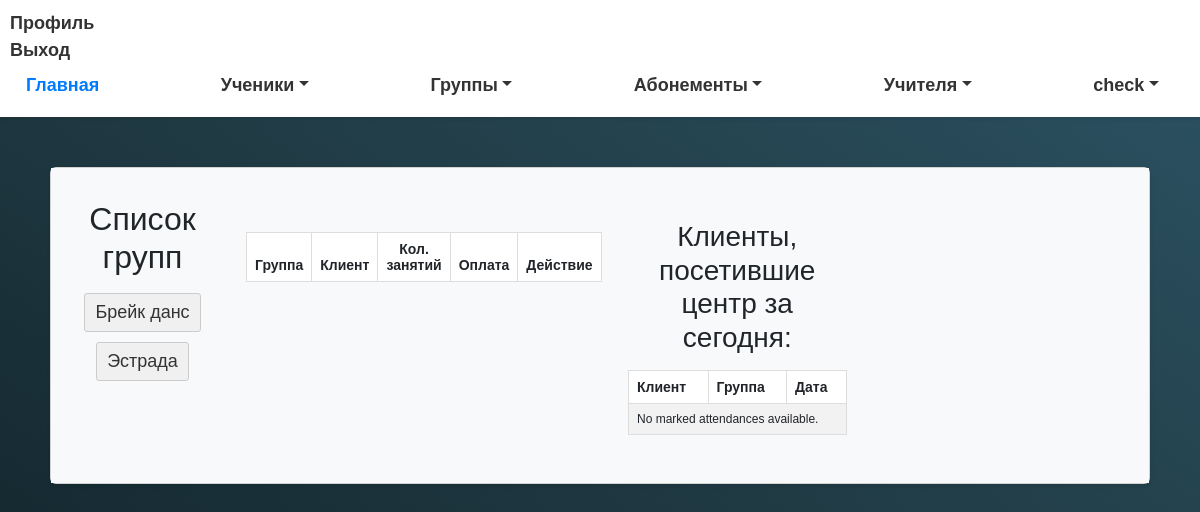
Before: / (signed in) with the older database file.
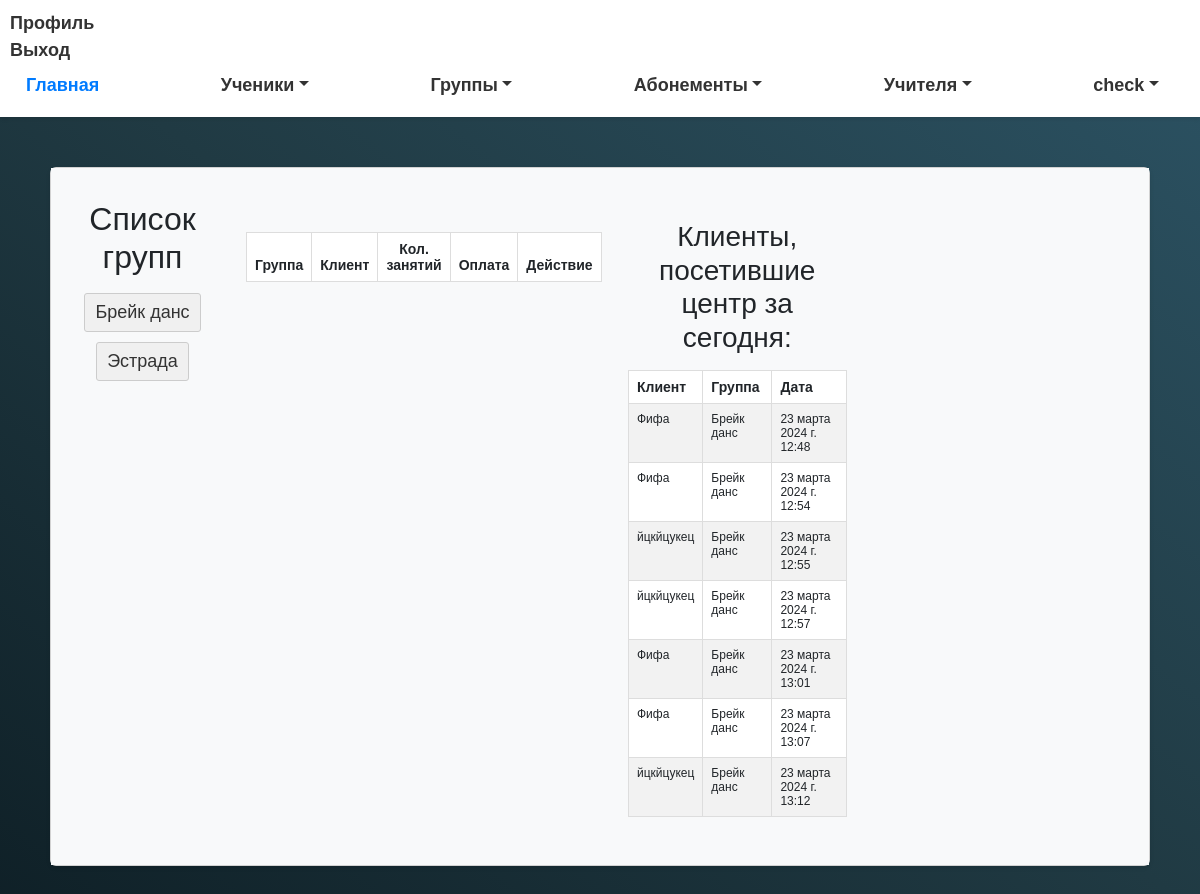
After: the same page with the newer database file.
### myapp/models.py (models this page shows, shortened)
class Group(models.Model):
    name = models.CharField(max_length=255)
    coach = models.ForeignKey('Coach', on_delete=models.CASCADE)
    description = models.TextField()
    students = models.ManyToManyField(Client, related_name='group_students')

class MarkedAttendance(models.Model):
    user = models.ForeignKey(Subscription, on_delete=models.CASCADE, related_name='marked_attendance')  # Связь с пользователем, которого отметили
    timestamp = models.DateTimeField(auto_now_add=True)  # Время отметки
    group = models.CharField(max_length=100)  # Группа, к которой относится пользователь

class Subscription(models.Model):
    group = models.ForeignKey(Group, on_delete=models.CASCADE)
    client = models.ForeignKey(Client, on_delete=models.CASCADE)
    coach = models.ForeignKey(Coach, on_delete=models.CASCADE)
    lessons_count = models.IntegerField()
    attendance = models.BooleanField(default=False)
    price = models.DecimalField(max_digits=10, decimal_places=2)  # Добавляем поле для стоимости абонемента
    comment = models.TextField(blank=True, null=True)
    button_highlighted = models.BooleanField(default=False)
    date = models.DateTimeField(default=timezone.now)  # Добавляем поле для даты создания

class Client(models.Model):
    full_name = models.CharField(max_length=255)
    birth_date = models.DateField()
    phone_number = models.CharField(max_length=20)
    parent_name = models.CharField(max_length=255)
    address = models.CharField(max_length=255, default='Unknown Address')  # Add a default value here
    card_number = models.CharField(max_length=100, unique=True)
    group_obj = models.ForeignKey('Group', on_delete=models.CASCADE, null=True, blank=True)
    date_joined = models.DateField()

### myapp/views.py (the view)
# urls.py: path('', views.home, name='home'),
@login_required
def home(request):
    groups = Group.objects.all()
    subscriptions = Subscription.objects.all()
    markedAttendance = MarkedAttendance.objects.filter(timestamp__date=date.today())
    return render(request, 'index.html', {'groups': groups, 'subscriptions': subscriptions,
                                          'markedAttendance': markedAttendance})

### myapp/templates/index.html (shortened to what this page needs)
{% extends 'base.html' %}
{% block content %}
<div class="container">
    <div class="card">
        <div class="container-fluid py-3 bg-light">
            <div class="row align-items-start">
                <div class="col-md-2">
                    <div class="card-body">
                        <h2 class="mb-3">Список групп</h2>
                        <ul class="group-list">
                            {% for group in groups %}
                            <li>
                                <button class="group-button" data-group-name="{{ group.name }}">{{ group.name }}
                                </button>
                            </li>
                            {% empty %}
                            <li>No groups available.</li>
                            {% endfor %}
                        </ul>
                    </div>
                </div>
                <div class="col-md-4">
                    <table class="table table-striped mt-5" id="client-table">
                        <thead>
                        <tr>
                            <th>Группа</th>
                            <th>Клиент</th>
                            <th>Кол. занятий</th>
                            <th>Оплата</th>
                            <th>Действие</th>
                        </tr>
                        </thead>
                    </table>
                </div>
                    <div class="col-md-3">
                        <div class="card-body" style="text-align: center;">
                            <div class="client-list" id="client-list">
                                <h3>Клиенты, посетившие центр за сегодня:</h3>
                                <table class="table table-striped mt-3">
                                    <thead>
                                    <tr>
                                        <th>Клиент</th>
                                        <th>Группа</th>
                                        <th>Дата</th>
                                    </tr>
                                    </thead>
                                    <tbody>
                                    {% for markedAttendance in markedAttendance %}
                                    <tr>
                                        <td>{{ markedAttendance.user.client.full_name }}</td>
                                        <td>{{ markedAttendance.user.client.group_obj.name }}</td>
                                        <td>{{ markedAttendance.timestamp }}</td>
                                    </tr>
                                    {% empty %}
                                    <tr>
                                        <td colspan="3">No marked attendances available.</td>
                                    </tr>
                                    {% endfor %}
                                    </tbody>
                                </table>
                            </div>
                        </div>
                    </div>
            </div>
        </div>
    </div>
</div>
{% endblock %}

### myapp/templates/base.html (shortened to what this page needs)
{% load static %}
<html lang="en">
<head>
    <link href="https://cdn.jsdelivr.net/npm/bootstrap@5.3.0-alpha3/dist/css/bootstrap.min.css" rel="stylesheet"
>
    <link rel="stylesheet" href="{% static 'css/myapp.css' %}">
</head>
<body>
<nav>
    {% if user.is_authenticated %}
    <a class="nav-item nav-link" href="{% url 'profile' %}">Профиль</a>
    <a class="nav-item nav-link" href="{% url 'logout' %}">Выход</a>
    {% else %}
    <a class="nav-item nav-link" href="{% url 'login' %}">Вход</a>
    <a class="nav-item nav-link" href="{% url 'register' %}">Регистрация</a>
    {% endif %}
    <ul class="nav">
        <li class="nav-item">
            <a class="nav-link active" href="{% url 'home' %}">Главная</a>
        </li>
        <li class="nav-item dropdown">
            <a class="nav-link dropdown-toggle" href="#" id="navbarDropdownStudents" role="button"
               data-bs-toggle="dropdown" aria-expanded="false">Ученики</a>
        </li>
        <li class="nav-item dropdown">
            <a class="nav-link dropdown-toggle" href="#" id="navbarDropdownGroups" role="button"
               data-bs-toggle="dropdown" aria-expanded="false">Группы</a>
        </li>
        <li class="nav-item dropdown">
            <a class="nav-link dropdown-toggle" href="#" id="navbarDropdownMenuLink" role="button"
               data-bs-toggle="dropdown" aria-expanded="false">Абонементы</a>
        </li>
        <li class="nav-item dropdown">
            <a class="nav-link dropdown-toggle" href="#" id="navbarDropdownCoaches" role="button"
               data-bs-toggle="dropdown" aria-expanded="false">Учителя</a>
        </li>
        <li class="nav-item dropdown">
            <a class="nav-link dropdown-toggle" href="#" id="navbarDropdowncheck" role="button"
               data-bs-toggle="dropdown" aria-expanded="false">check</a>
        </li>
    </ul>
</nav>
{% block content %}
{% endblock %}
</body>
</html>

### myapp/static/css/myapp.css (style rules this page uses)
body { font-family: Arial, sans-serif; background-image: linear-gradient(to right top, #0f2027, #203a43, #2c5364); }
.container { max-width: 1200px; margin: 0 auto; padding: 50px; color: #fff; text-align: center; }
table { border-collapse: collapse; margin: auto; }
th, td { padding: 10px; text-align: center; border: 1px solid #ddd; }
th { background-color: #f2f2f2; }
tbody tr:nth-child(even) { background-color: #f2f2f2; }
nav { background-color: #fff; box-shadow: 0 2px 4px rgba(0,0,0,.1); padding: 10px; }
.nav { display: flex; justify-content: space-between; list-style: none; margin: 0; padding: 0; }
.nav-item { margin-right: 15px; }
.nav-link { color: #333; font-size: 16px; font-weight: bold; text-decoration: none; transition: all 0.3s ease-in-out; }
.nav-link:hover, .nav-link.active { color: #007bff; }

### myapp/templates/index.html (style rules this page uses)
.container { margin-top: 20px; }
.card { border: 1px solid #ccc; border-radius: 5px; box-shadow: 0 2px 4px rgba(0, 0, 0, 0.1); }
.card-body { padding: 15px; }
.group-list { list-style: none; padding: 0; }
.group-list li { margin-bottom: 10px; }
.group-button { background: #f0f0f0; color: #333; padding: 5px 10px; border: 1px solid #ccc; border-radius: 3px; cursor: pointer; }
.client-list { margin-top: 20px; }
.client-list h3 { margin-bottom: 10px; }
.client-list table { width: 100%; color: #333; }
.client-list th, .client-list td { padding: 8px; text-align: left; border-bottom: 1px solid #ddd; }

### myapp/templates/base.html (style rules this page uses)
body, nav a, .nav-link, .dropdown-item { font-size: 18px; }
table { font-size: 14px; }
td { font-size: 12px; }

Changed rows visible on the page:
added MarkedAttendance: user.client.full_name "Фифа", user.client.group_obj.name "Брейк данс", timestamp "23 марта 2024 г. 12:48"
added MarkedAttendance: user.client.full_name "Фифа", user.client.group_obj.name "Брейк данс", timestamp "23 марта 2024 г. 12:54"
added MarkedAttendance: user.client.full_name "йцкйцукец", user.client.group_obj.name "Брейк данс", timestamp "23 марта 2024 г. 12:55"
added MarkedAttendance: user.client.full_name "йцкйцукец", user.client.group_obj.name "Брейк данс", timestamp "23 марта 2024 г. 12:57"
added MarkedAttendance: user.client.full_name "Фифа", user.client.group_obj.name "Брейк данс", timestamp "23 марта 2024 г. 13:01"
added MarkedAttendance: user.client.full_name "Фифа", user.client.group_obj.name "Брейк данс", timestamp "23 марта 2024 г. 13:07"
added MarkedAttendance: user.client.full_name "йцкйцукец", user.client.group_obj.name "Брейк данс", timestamp "23 марта 2024 г. 13:12"
Other visible differences:
text no longer shown: "No marked attendances available."
